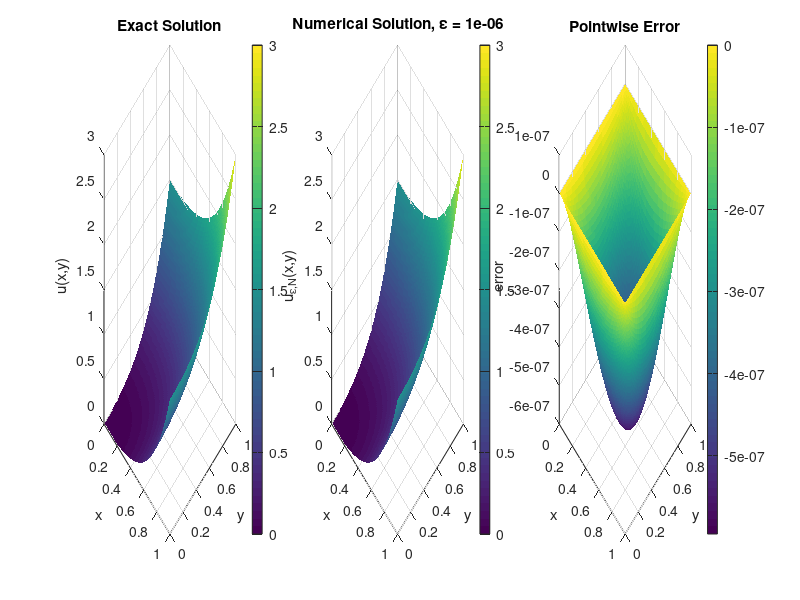
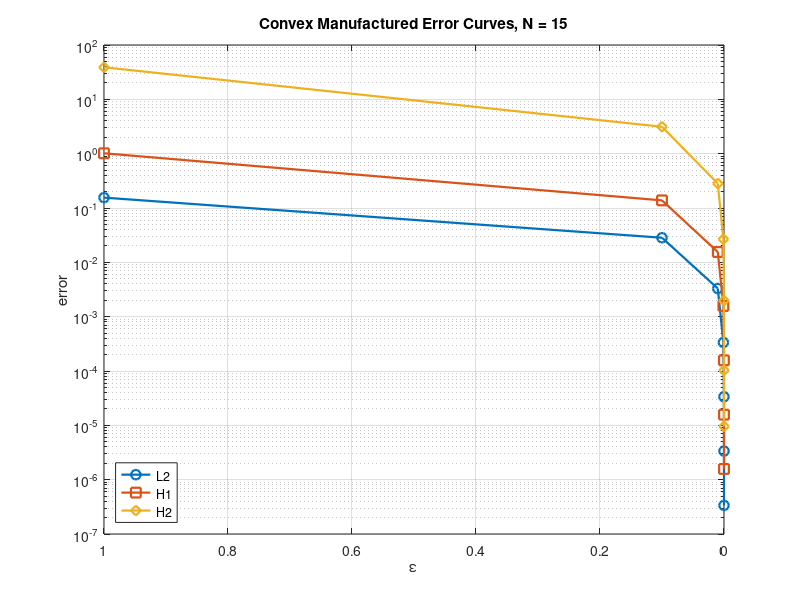

MATLAB code for these plots, in order: (Note: this script raises an error after producing the figures.)
function convex_manufactured_legendre_demo()
% Convex manufactured-solution verification on the reference square [-1,1]^2.
%
% Physical domain: (x,y) in (0,1)^2 with x = (xi+1)/2, y = (eta+1)/2.
% Exact convex solution:
%   u(x,y) = (x^2 + y^2)/2 + x^4 + y^4
% Hessian:
%   D^2 u = diag(1 + 12x^2, 1 + 12y^2) > 0
% Source term:
%   f(x,y) = det(D^2 u) = (1 + 12x^2)(1 + 12y^2)
%
% We solve the transformed vanishing-moment problem
%   -eps * Delta_xi^2 U + det(D_xi^2 (U + Ub)) = f_hat/16
% with boundary lifting Ub built from the Dirichlet data g = u|_{dOmega}.

    clc;
    close all;

    problem = default_problem();
    result = solve_example(problem);
    output_dir = fullfile(pwd, 'output', 'convex_manufactured');
    plot_example(problem, result, output_dir);

    fprintf('Convex manufactured test finished with N = %d\n', problem.N);
    fprintf('Smallest epsilon solved        = %.1e\n', result.eps_values(end));
    fprintf('Final L2 error                 = %.3e\n', result.l2_error(end));
    fprintf('Final H1 seminorm error        = %.3e\n', result.h1_error(end));
    fprintf('Final H2 seminorm error        = %.3e\n', result.h2_error(end));
    fprintf('Figures saved under            = %s\n', output_dir);

    disp(table(result.eps_values, result.l2_error, result.h1_error, result.h2_error, ...
        'VariableNames', {'epsilon', 'L2Error', 'H1Error', 'H2Error'}));
end

function problem = default_problem()
    problem.N = 15;
    problem.Q = 32;
    problem.eval_points = 121;
    problem.eps_values = 10 .^ (-(0:6));
    problem.newton_tol = 1e-10;
    problem.newton_maxit = 20;
    problem.line_search_min = 2^-12;

    problem.u_exact = @(x, y) 0.5 * (x.^2 + y.^2) + x.^4 + y.^4;
    problem.f = @(x, y) (1 + 12 * x.^2) .* (1 + 12 * y.^2);
end

function result = solve_example(problem)
    ops = build_b_matrix_operators(problem.N, problem.Q, problem.eval_points);
    data = build_example_data(problem, ops);

    U_vec = zeros(problem.N^2, 1);
    num_eps = numel(problem.eps_values);
    l2_error = zeros(num_eps, 1);
    h1_error = zeros(num_eps, 1);
    h2_error = zeros(num_eps, 1);

    for idx = 1:num_eps
        eps_val = problem.eps_values(idx);
        rhs_vec = data.f_proj + eps_val * data.lift_lap_proj - (eps_val^2 / 4) * data.boundary_vec;

        [U_vec, iter_count, res_norm] = newton_solve( ...
            U_vec, ...
            @(z) residual(z, eps_val, rhs_vec, ops, data), ...
            @(z) jacobian(z, eps_val, ops, data), ...
            problem.newton_tol, ...
            problem.newton_maxit, ...
            problem.line_search_min);

        [l2_error(idx), h1_error(idx), h2_error(idx)] = compute_errors(U_vec, ops, data);
        fprintf('eps = %.1e, Newton steps = %2d, residual = %.3e, L2 = %.3e, H1 = %.3e, H2 = %.3e\n', ...
            eps_val, iter_count, res_norm, l2_error(idx), h1_error(idx), h2_error(idx));
    end

    result.eps_values = problem.eps_values(:);
    result.l2_error = l2_error;
    result.h1_error = h1_error;
    result.h2_error = h2_error;
    result.x_eval = map_to_physical(ops.Xe);
    result.y_eval = map_to_physical(ops.Ye);
    result.u_exact_eval = data.exact_eval;
    result.u_num_eval = total_solution_on_eval(U_vec, ops, data);
    result.error_eval = result.u_num_eval - result.u_exact_eval;
end

function data = build_example_data(problem, ops)
    xq = map_to_physical(ops.Xq);
    yq = map_to_physical(ops.Yq);
    xe = map_to_physical(ops.Xe);
    ye = map_to_physical(ops.Ye);

    exact_q = problem.u_exact(xq, yq);
    exact_eval = problem.u_exact(xe, ye);
    f_q = problem.f(xq, yq) / 16;

    Ub_q = boundary_extension_from_exact(xq, yq, problem.u_exact);
    Ub_eval = boundary_extension_from_exact(xe, ye, problem.u_exact);

    lift = differentiate_nodal_field(Ub_q(:), ops);

    data.f_proj = ops.T1 * f_q(:);
    data.lift_xx = lift.xx_vals;
    data.lift_yy = lift.yy_vals;
    data.lift_xy = lift.xy_vals;
    data.lift_lap = lift.xx_vals + lift.yy_vals;
    data.lift_lap_proj = ops.T1 * data.lift_lap;
    data.exact_eval = exact_eval;
    data.Ub_eval = Ub_eval;
    data.boundary_vec = build_boundary_vector(ops);
end

function vals = boundary_extension_from_exact(x, y, ufun)
    g0y = ufun(0 * y, y);
    g1y = ufun(1 + 0 * y, y);
    gx0 = ufun(x, 0 * x);
    gx1 = ufun(x, 1 + 0 * x);
    g00 = ufun(0, 0);
    g10 = ufun(1, 0);
    g01 = ufun(0, 1);
    g11 = ufun(1, 1);

    vals = (1 - x) .* g0y + x .* g1y ...
        + (1 - y) .* (gx0 - (1 - x) .* g00 - x .* g10) ...
        + y .* (gx1 - (1 - x) .* g01 - x .* g11);
end

function out = differentiate_nodal_field(field_vec, ops)
    leg_vec = ops.forward_legendre * field_vec;
    out.xx_vals = ops.nodal_from_legendre * kron(ops.Id_full, ops.B5) * leg_vec;
    out.yy_vals = ops.nodal_from_legendre * kron(ops.B5, ops.Id_full) * leg_vec;
    out.xy_vals = ops.nodal_from_legendre * kron(ops.B6, ops.B6) * leg_vec;
end

function bvec = build_boundary_vector(ops)
    dphi_left = basis_endpoint_derivative(ops.N, -1);
    dphi_right = basis_endpoint_derivative(ops.N, 1);
    int_phi = basis_integrals(ops.N);

    bmat = (dphi_right - dphi_left) * int_phi.' + int_phi * (dphi_right - dphi_left).';
    bvec = bmat(:);
end

function vals = basis_endpoint_derivative(N, endpoint)
    vals = zeros(N, 1);
    for n = 0:N-1
        vals(n + 1) = legendre_derivative_endpoint(n, endpoint) - legendre_derivative_endpoint(n + 2, endpoint);
    end
end

function val = legendre_derivative_endpoint(n, endpoint)
    base = n * (n + 1) / 2;
    if endpoint > 0
        val = base;
    else
        val = (-1)^(n + 1) * base;
    end
end

function vals = basis_integrals(N)
    vals = zeros(N, 1);
    vals(1) = 2;
end

function r = residual(U_vec, eps_val, rhs_vec, ops, data)
    u = second_derivatives(U_vec, ops, data);
    det_vec = ops.T1 * (u.xx .* u.yy - u.xy .^ 2);
    r = -eps_val * (ops.T * U_vec) + det_vec - rhs_vec;
end

function J = jacobian(U_vec, eps_val, ops, data)
    u = second_derivatives(U_vec, ops, data);
    nonlin_jac = ops.T1 * ( ...
        diag(u.yy) * ops.T2 + ...
        diag(u.xx) * ops.T3 - ...
        2 * diag(u.xy) * ops.T4);
    J = -eps_val * ops.T + nonlin_jac;
end

function u = second_derivatives(U_vec, ops, data)
    u.xx = ops.T2 * U_vec + data.lift_xx;
    u.yy = ops.T3 * U_vec + data.lift_yy;
    u.xy = ops.T4 * U_vec + data.lift_xy;
end

function [l2e, h1e, h2e] = compute_errors(U_vec, ops, data)
    total_eval = total_solution_on_eval(U_vec, ops, data);
    err = total_eval - data.exact_eval;

    hx = 1 / (size(err, 1) - 1);
    [ex_x, ex_y] = gradient(err, hx, hx);
    [ex_xx, ex_xy] = gradient(ex_x, hx, hx);
    [~, ex_yy] = gradient(ex_y, hx, hx);

    l2e = sqrt(sum(err(:) .^ 2) * hx * hx);
    h1e = sqrt(sum((ex_x(:) .^ 2 + ex_y(:) .^ 2)) * hx * hx);
    h2e = sqrt(sum((ex_xx(:) .^ 2 + 2 * ex_xy(:) .^ 2 + ex_yy(:) .^ 2)) * hx * hx);
end

function total_eval = total_solution_on_eval(U_vec, ops, data)
    U_hat = reshape(U_vec, ops.N, ops.N);
    U_eval = ops.Phi_eval * U_hat * ops.Phi_eval.';
    total_eval = U_eval + data.Ub_eval;
end

function plot_example(problem, result, output_dir)
    if ~exist(output_dir, 'dir')
        mkdir(output_dir);
    end

    x_eval = result.x_eval;
    y_eval = result.y_eval;
    u_num = result.u_num_eval;
    u_exact = result.u_exact_eval;
    u_err = result.error_eval;

    fig1 = figure('Visible', 'off', 'Color', 'w', 'Position', [100, 100, 1400, 420]);

    subplot(1, 3, 1);
    surf(x_eval, y_eval, u_exact, 'EdgeColor', 'none');
    view(45, 30);
    xlabel('x');
    ylabel('y');
    zlabel('u(x,y)');
    title('Exact Solution');
    colorbar;

    subplot(1, 3, 2);
    surf(x_eval, y_eval, u_num, 'EdgeColor', 'none');
    view(45, 30);
    xlabel('x');
    ylabel('y');
    zlabel('u_{\epsilon,N}(x,y)');
    title(sprintf('Numerical Solution, \\epsilon = %.0e', result.eps_values(end)));
    colorbar;

    subplot(1, 3, 3);
    surf(x_eval, y_eval, u_err, 'EdgeColor', 'none');
    view(45, 30);
    xlabel('x');
    ylabel('y');
    zlabel('error');
    title('Pointwise Error');
    colorbar;

    exportgraphics(fig1, fullfile(output_dir, 'convex_manufactured_surfaces.png'), 'Resolution', 180);
    close(fig1);

    fig2 = figure('Visible', 'off', 'Color', 'w', 'Position', [120, 120, 700, 520]);
    semilogy(result.eps_values, result.l2_error, '-o', 'LineWidth', 1.6, 'MarkerSize', 7);
    hold on;
    semilogy(result.eps_values, result.h1_error, '-s', 'LineWidth', 1.6, 'MarkerSize', 7);
    semilogy(result.eps_values, result.h2_error, '-d', 'LineWidth', 1.6, 'MarkerSize', 7);
    set(gca, 'XDir', 'reverse');
    grid on;
    xlabel('\epsilon');
    ylabel('error');
    title(sprintf('Convex Manufactured Error Curves, N = %d', problem.N));
    legend('L2', 'H1', 'H2', 'Location', 'southwest');
    exportgraphics(fig2, fullfile(output_dir, 'convex_manufactured_error_curves.png'), 'Resolution', 180);
    close(fig2);
end

function [z, iter_count, res_norm] = newton_solve(z0, F, Jfun, tol, maxit, line_search_min)
    z = z0;
    r = F(z);
    res_norm = norm(r, inf);

    for iter_count = 1:maxit
        if res_norm < tol
            return;
        end

        J = Jfun(z);
        delta = -(J + 1e-12 * eye(size(J))) \ r;

        alpha = 1.0;
        accepted = false;
        while alpha >= line_search_min
            z_trial = z + alpha * delta;
            r_trial = F(z_trial);
            if norm(r_trial, inf) < (1 - 1e-4 * alpha) * res_norm
                z = z_trial;
                r = r_trial;
                res_norm = norm(r, inf);
                accepted = true;
                break;
            end
            alpha = alpha / 2;
        end

        if ~accepted
            z = z + delta;
            r = F(z);
            res_norm = norm(r, inf);
        end
    end
end

function x = map_to_physical(xi)
    x = (xi + 1) / 2;
end

function ops = build_b_matrix_operators(N, Q, eval_points)
    full_count = N + 2;
    full_deg = full_count - 1;

    [xq, wq] = legendre_gauss(Q);
    Pq = legendre_values(xq, full_deg);
    gamma = 2 ./ (2 * (0:full_deg)' + 1);

    B1 = diag(1 ./ gamma) * (Pq.' * diag(wq));
    B2 = diag(gamma);

    B3 = zeros(full_count, N);
    for j = 0:N-1
        B3(j + 1, j + 1) = 1;
        B3(j + 3, j + 1) = -1;
    end

    B4 = Pq;
    B5 = zeros(full_count, full_count);
    for j = 0:full_deg
        for k = 0:full_deg
            if mod(k + j, 2) == 0 && k <= j - 2
                B5(k + 1, j + 1) = (k + 0.5) * (j * (j + 1) - k * (k + 1));
            end
        end
    end

    B6 = zeros(full_count, full_count);
    for j = 0:full_deg
        for k = 0:full_deg
            if mod(k + j, 2) == 1 && k <= j - 1
                B6(k + 1, j + 1) = 2 * k + 1;
            end
        end
    end

    coeff_to_legendre = kron(B3, B3);
    nodal_from_legendre = kron(B4, B4);
    forward_legendre = kron(B1, B1);
    Id_full = speye(full_count);
    Pphi = B3.' * B2 * B1;

    T1 = kron(Pphi, Pphi);
    T2 = nodal_from_legendre * kron(Id_full, B5) * coeff_to_legendre;
    T3 = nodal_from_legendre * kron(B5, Id_full) * coeff_to_legendre;
    T4 = nodal_from_legendre * kron(B6, B6) * coeff_to_legendre;

    [A, B, C] = build_abc_matrices(N);
    T = kron(A, B) + 2 * kron(C, C) + kron(B, A);

    xe = linspace(-1, 1, eval_points).';
    Pe = legendre_values(xe, full_deg);
    Phi_eval = Pe * B3;
    [Xq, Yq] = meshgrid(xq, xq);
    [Xe, Ye] = meshgrid(xe, xe);

    ops.N = N;
    ops.B5 = B5;
    ops.B6 = B6;
    ops.T = T;
    ops.T1 = T1;
    ops.T2 = T2;
    ops.T3 = T3;
    ops.T4 = T4;
    ops.Phi_eval = Phi_eval;
    ops.Xq = Xq;
    ops.Yq = Yq;
    ops.Xe = Xe;
    ops.Ye = Ye;
    ops.forward_legendre = forward_legendre;
    ops.nodal_from_legendre = nodal_from_legendre;
    ops.Id_full = Id_full;
end

function [A, B, C] = build_abc_matrices(N)
    A = zeros(N, N);
    B = zeros(N, N);
    C = zeros(N, N);

    for j = 0:N-1
        C(j + 1, j + 1) = 4 * j + 6;
        B(j + 1, j + 1) = 2 / (2 * j + 1) + 2 / (2 * j + 5);
        if j + 2 <= N - 1
            B(j + 3, j + 1) = -2 / (2 * j + 5);
            B(j + 1, j + 3) = B(j + 3, j + 1);
        end

        for k = 0:N-1
            if mod(k + j, 2) == 0
                A(k + 1, j + 1) = 2 * (2 * k + 3) * (2 * j + 3) * (k + 1) * (k + 2);
            end
        end
    end
end

function [x, w] = legendre_gauss(n)
    beta = 0.5 ./ sqrt(1 - (2 * (1:n-1)) .^ (-2));
    T = diag(beta, 1) + diag(beta, -1);
    [V, D] = eig(T);
    x = diag(D);
    [x, idx] = sort(x);
    V = V(:, idx);
    w = 2 * (V(1, :) .^ 2).';
end

function P = legendre_values(x, max_degree)
    m = numel(x);
    P = zeros(m, max_degree + 1);
    P(:, 1) = 1;
    if max_degree == 0
        return;
    end

    P(:, 2) = x;
    for n = 1:max_degree-1
        P(:, n + 2) = ((2 * n + 1) * x .* P(:, n + 1) - n * P(:, n)) / (n + 1);
    end
end
